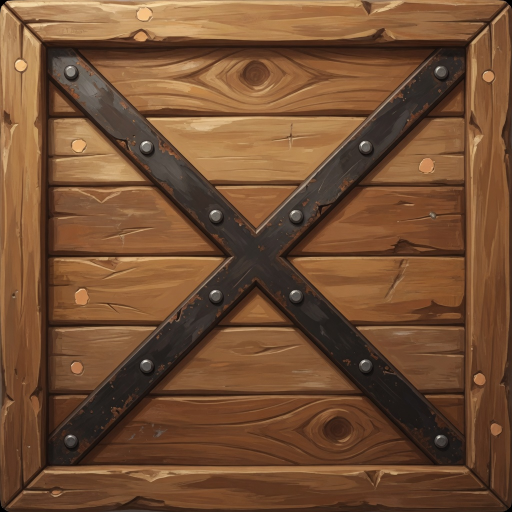
#> input picture game-assets/_work/tile-remake/src-crate.png, 1024 x 1024 px, given in place of 1.jpg, which was not available (shown at 1/2 size)
$ python process_tournament_tiles_v2.py
#> lines starting #> are read from the running program, lines starting #| are printed output that depends on the picture; pictures that were not available may be replaced by others from this repository, and a replacement may not be noted
"""Install tournament-clean v2 floor-base + wall; keep lane/spawn/crate; rebuild mock."""
from __future__ import annotations

from pathlib import Path

from PIL import Image

SESSION = Path(
    r"C:\Users\user\.grok\sessions\C%3A%5Cprojetos%5Cbombpvp"
    r"\019f7b20-da2f-7602-8609-f18525f50a3f\images"
)
OUT = Path(r"C:\projetos\bombpvp\game-assets\arenas\themes\tournament-clean")
SIZE = 128


def soft_edge_crossfade(im: Image.Image, band: int = 5) -> Image.Image:
    im = im.convert("RGB")
    w, h = im.size
    arr = im.copy()
    px = arr.load()
    src = im.load()
    for y in range(h):
        for x in range(w):
            d = min(x, y, w - 1 - x, h - 1 - y)
            if d >= band:
                continue
            if x < band or x >= w - band:
                opp = src[w - 1 - x, y]
            else:
                opp = src[x, h - 1 - y]
            t = (band - d) / band * 0.35
            r, g, b = src[x, y]
            or_, og, ob = opp
            px[x, y] = (
                int(r * (1 - t) + or_ * t),
                int(g * (1 - t) + og * t),
                int(b * (1 - t) + ob * t),
            )
    return arr


def make_seam(im: Image.Image, path: Path) -> None:
    w, h = im.size
    canvas = Image.new(im.mode, (w * 2, h * 2))
    for ox, oy in ((0, 0), (w, 0), (0, h), (w, h)):
        canvas.paste(im, (ox, oy))
    canvas.save(path, optimize=True)


def downscale_preview(im: Image.Image, path: Path, size: int = 40) -> None:
    p = im.resize((size, size), Image.Resampling.LANCZOS)
    grid = Image.new(im.mode, (size * 4, size * 4))
    for gy in range(4):
        for gx in range(4):
            grid.paste(p, (gx * size, gy * size))
    grid.save(path, optimize=True)


def install(name: str, src: Path, floor: bool = False) -> Image.Image:
    im = Image.open(src).resize((SIZE, SIZE), Image.Resampling.LANCZOS)
    if floor:
        im = soft_edge_crossfade(im)
    im = im.convert("RGB")
    out = OUT / name
    im.save(out, optimize=True)
    make_seam(im, OUT / f"_seam-{name}")
    downscale_preview(im, OUT / f"_preview40-{name}")
    print(f"wrote {name} bytes={out.stat().st_size}")
    return im


def rebuild_mock() -> None:
    base = Image.open(OUT / "floor-base.png").convert("RGBA").resize((40, 40), Image.Resampling.LANCZOS)
    lane = Image.open(OUT / "floor-lane.png").convert("RGBA").resize((40, 40), Image.Resampling.LANCZOS)
    spawn = Image.open(OUT / "floor-spawn.png").convert("RGBA").resize((40, 40), Image.Resampling.LANCZOS)
    wall = Image.open(OUT / "wall.png").convert("RGBA").resize((40, 40), Image.Resampling.LANCZOS)
    crate = Image.open(OUT / "crate.png").convert("RGBA").resize((40, 40), Image.Resampling.LANCZOS)
    n = 11
    mock = Image.new("RGBA", (n * 40, n * 40), (0, 0, 0, 255))
    for y in range(n):
        for x in range(n):
            if x == 0 or y == 0 or x == n - 1 or y == n - 1:
                t = wall
            elif (x, y) in ((2, 2), (2, n - 3), (n - 3, 2), (n - 3, n - 3)):
                t = spawn
            elif x == n // 2 or y == n // 2:
                t = lane
            else:
                t = base
            mock.paste(t, (x * 40, y * 40), t)
    for y in range(2, n - 2):
        for x in range(2, n - 2):
            if x % 2 == 1 and y % 2 == 1 and x != n // 2 and y != n // 2:
                mock.paste(crate, (x * 40, y * 40), crate)
    path = OUT / "_preview-arena-mock.png"
    mock.save(path, optimize=True)
    print("mock", path)


def main() -> None:
    install("floor-base.png", SESSION / "1.jpg", floor=True)
#> in install, `im = Image.open(src).resize((SIZE, SIZE), Image.Resampling.LANCZOS)`:
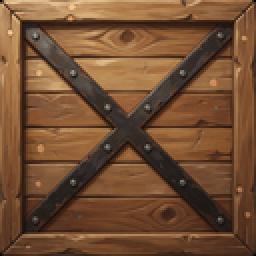
#> im: PIL image 128x128 RGB (shown 2 times larger); mean R, G, B 115, 78.7, 51.3
#> in install, `im = soft_edge_crossfade(im)`:
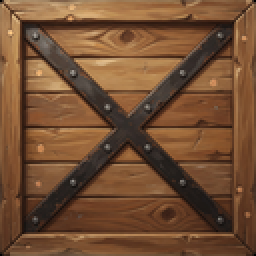
#> im: PIL image 128x128 RGB (shown 2 times larger); mean R, G, B 115, 78.7, 51.2
#> in make_seam, `canvas = Image.new(im.mode, (w * 2, h * 2))`: canvas: PIL image 256x256 RGB; every value is 0
#> after the loop in make_seam, `for ox, oy in ((0, 0), (w, 0), (0, h), (w, h)):`:
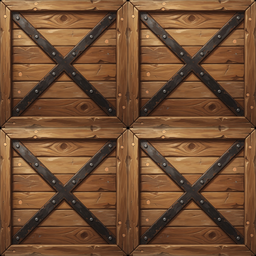
#> canvas: PIL image 256x256 RGB; mean R, G, B 115, 78.7, 51.2
#> in downscale_preview, `p = im.resize((size, size), Image.Resampling.LANCZOS)`:
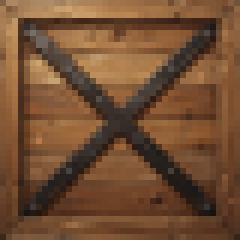
#> p: PIL image 40x40 RGB (shown 6 times larger); mean R, G, B 115.1, 78.7, 51.2
#> in downscale_preview, `grid = Image.new(im.mode, (size * 4, size * 4))`: grid: PIL image 160x160 RGB; every value is 0
#> after the loop in downscale_preview, `for gy in range(4):`:
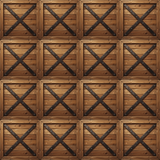
#> grid: PIL image 160x160 RGB; mean R, G, B 115.1, 78.7, 51.2
    install("wall.png", SESSION / "2.jpg", floor=False)
    rebuild_mock()
    print("OK")


if __name__ == "__main__":
#> (the run stopped early here; a loop or call above may not have finished)
